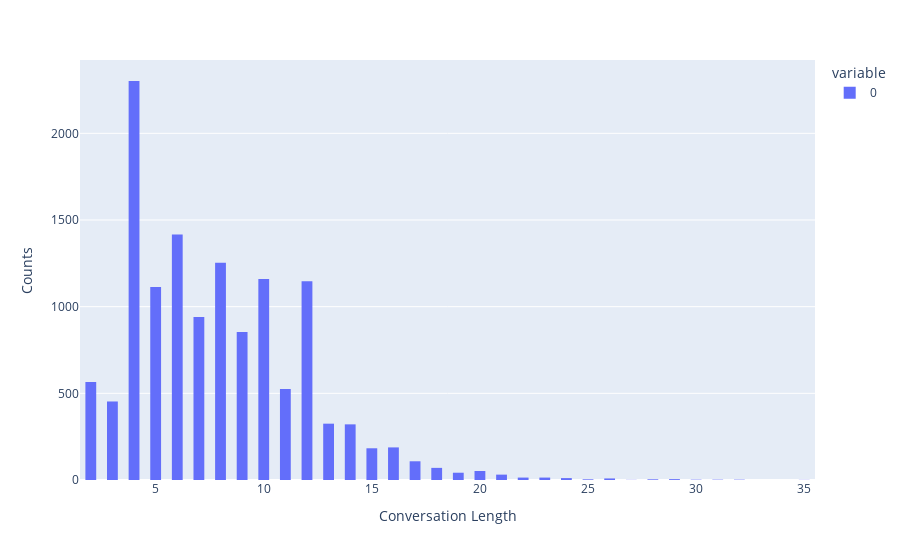

Notebook cell for this chart:
### Code cell
fig = px.histogram(conversation_length)

fig.update_layout(
    bargap=0.5, hovermode = 'x',
    xaxis_title="Conversation Length",
    yaxis_title="Counts"
)

fig.update_traces(hovertemplate='Conversation length of %{x} has %{y} occurrences')

fig.show()

### Figure 1 — Plotly figure (JSON) as saved in the notebook; plotly's stock layout.template omitted (floating-point values rounded to 4 significant figures; data arrays with more than 128 entries replaced by an {"elided": "..."} marker saying what was removed)
{"data": [{"alignmentgroup": "True", "bingroup": "x", "hovertemplate": "Conversation length of %{x} has %{y} occurrences + <br>", "legendgroup": "0", "marker": {"color": "#636efa", "pattern": {"shape": ""}}, "name": "0", "offsetgroup": "0", "orientation": "v", "showlegend": true, "type": "histogram", "x": {"elided": "13118 int values"}, "xaxis": "x", "yaxis": "y"}], "layout": {"bargap": 0.5, "barmode": "relative", "hovermode": "x", "legend": {"title": {"text": "variable"}, "tracegroupgap": 0}, "margin": {"t": 60}, "xaxis": {"anchor": "y", "domain": [0, 1], "title": {"text": "Conversation Length"}}, "yaxis": {"anchor": "x", "domain": [0, 1], "title": {"text": "Counts"}}}}
